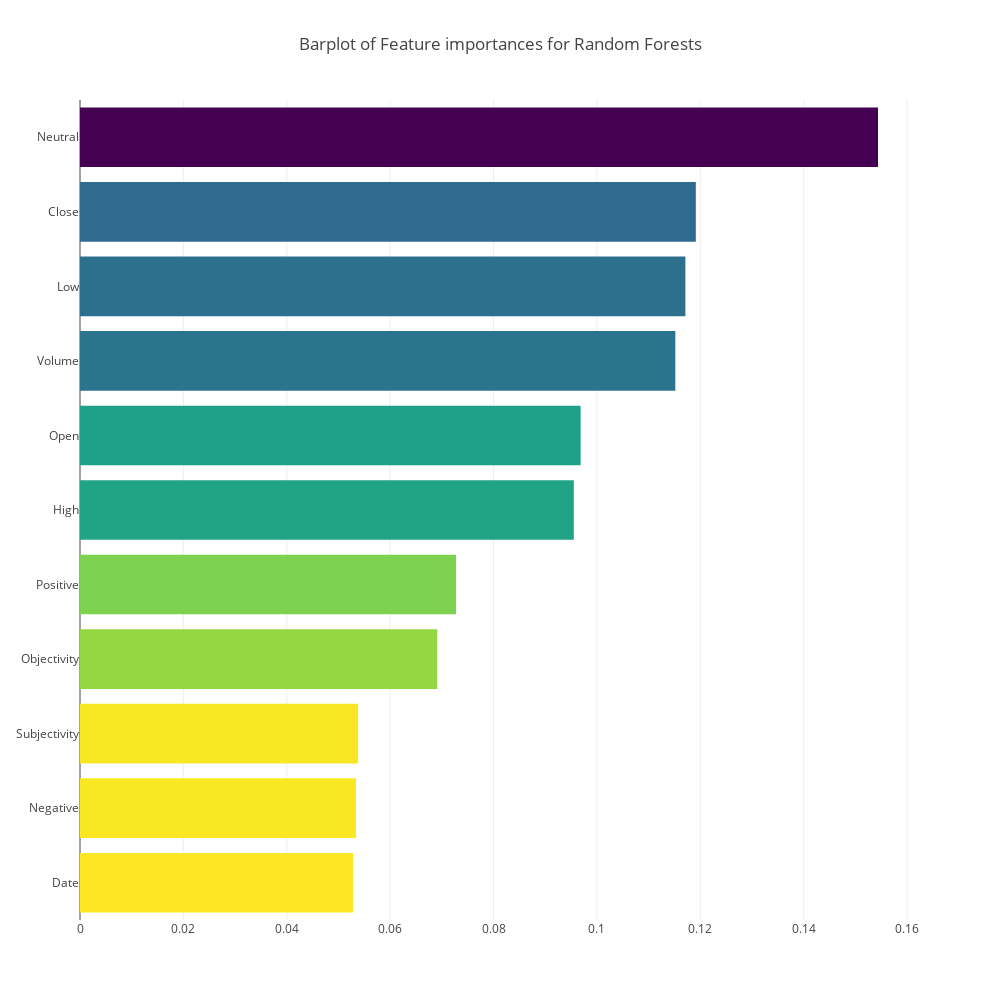

Notebook source saved alongside this figure:
### Markdown cell above
Below is the feature importance graph for Random Forests.

### Code cell
x, y = (list(x) for x in zip(*sorted(zip(model_rf.feature_importances_, features), 
                                                            reverse = False)))
trace2 = go.Bar(
    x=x ,
    y=y,
    marker=dict(
        color=x,
        colorscale = 'Viridis',
        reversescale = True
    ),
    name='Feature importance for Random Forests',
    orientation='h',
)

layout = dict(
    title='Barplot of Feature importances for Random Forests',
     width = 1000, height = 1000,
    yaxis=dict(
        showgrid=False,
        showline=False,
        showticklabels=True,
#         domain=[0, 0.85],
    ))

fig1 = go.Figure(data=[trace2])
fig1['layout'].update(layout)
py.iplot(fig1, filename='plots')

### Figure 1 — Plotly figure (JSON) as saved in the notebook; plotly's stock layout.template omitted (floating-point values rounded to 4 significant figures)
{"data": [{"marker": {"color": [0.05282, 0.05338, 0.0538, 0.06911, 0.07275, 0.09552, 0.09684, 0.1152, 0.1171, 0.1191, 0.1544], "colorscale": "Viridis", "reversescale": true}, "name": "Feature importance for Random Forests", "orientation": "h", "type": "bar", "x": [0.05282, 0.05338, 0.0538, 0.06911, 0.07275, 0.09552, 0.09684, 0.1152, 0.1171, 0.1191, 0.1544], "y": ["Date", "Negative", "Subjectivity", "Objectivity", "Positive", "High", "Open", "Volume", "Low", "Close", "Neutral"]}], "layout": {"height": 1000, "title": "Barplot of Feature importances for Random Forests", "width": 1000, "yaxis": {"showgrid": false, "showline": false, "showticklabels": true}}}
